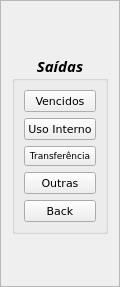
       <widget class="QFrame" name="Saida_Frame">
        <property name="geometry">
         <rect>
          <x>0</x>
          <y>0</y>
          <width>120</width>
          <height>287</height>
         </rect>
        </property>
        <property name="autoFillBackground">
         <bool>true</bool>
        </property>
        <property name="frameShape">
         <enum>QFrame::StyledPanel</enum>
        </property>
        <property name="frameShadow">
         <enum>QFrame::Raised</enum>
        </property>
        <layout class="QGridLayout" name="gridLayout_14">
         <item row="0" column="0">
          <widget class="QGroupBox" name="SaidaMenu">
           <property name="enabled">
            <bool>true</bool>
           </property>
           <property name="sizePolicy">
            <sizepolicy hsizetype="Fixed" vsizetype="Fixed">
             <horstretch>0</horstretch>
             <verstretch>0</verstretch>
            </sizepolicy>
           </property>
           <property name="minimumSize">
            <size>
             <width>10</width>
             <height>0</height>
            </size>
           </property>
           <property name="sizeIncrement">
            <size>
             <width>0</width>
             <height>0</height>
            </size>
           </property>
           <property name="font">
            <font>
             <family>Sitka Display</family>
             <pointsize>11</pointsize>
             <weight>75</weight>
             <italic>true</italic>
             <bold>true</bold>
             <strikeout>false</strikeout>
             <kerning>true</kerning>
            </font>
           </property>
           <property name="title">
            <string>Saídas</string>
           </property>
           <property name="alignment">
            <set>Qt::AlignCenter</set>
           </property>
           <layout class="QGridLayout" name="gridLayout_15">
            <item row="3" column="0">
             <widget class="QPushButton" name="SaidOutr_Button">
              <property name="font">
               <font>
                <family>Verdana</family>
                <pointsize>8</pointsize>
                <weight>50</weight>
                <italic>false</italic>
                <bold>false</bold>
               </font>
              </property>
              <property name="text">
               <string>Outras</string>
              </property>
             </widget>
            </item>
            <item row="0" column="0">
             <widget class="QPushButton" name="Vencidos_Button">
              <property name="font">
               <font>
                <family>Verdana</family>
                <pointsize>8</pointsize>
                <weight>50</weight>
                <italic>false</italic>
                <bold>false</bold>
               </font>
              </property>
              <property name="text">
               <string>Vencidos</string>
              </property>
             </widget>
            </item>
            <item row="1" column="0">
             <widget class="QPushButton" name="UsoInt_Button">
              <property name="font">
               <font>
                <family>Verdana</family>
                <pointsize>8</pointsize>
                <weight>50</weight>
                <italic>false</italic>
                <bold>false</bold>
               </font>
              </property>
              <property name="text">
               <string>Uso Interno</string>
              </property>
             </widget>
            </item>
            <item row="6" column="0">
             <widget class="QPushButton" name="SaidBack_Button">
              <property name="font">
               <font>
                <family>Verdana</family>
                <pointsize>8</pointsize>
                <weight>50</weight>
                <italic>false</italic>
                <bold>false</bold>
               </font>
              </property>
              <property name="text">
               <string>Back</string>
              </property>
             </widget>
            </item>
            <item row="2" column="0">
             <widget class="QPushButton" name="Transf_Button">
              <property name="font">
               <font>
                <family>Verdana</family>
                <pointsize>7</pointsize>
                <weight>50</weight>
                <italic>false</italic>
                <bold>false</bold>
               </font>
              </property>
              <property name="text">
               <string>Transferência</string>
              </property>
             </widget>
            </item>
           </layout>
          </widget>
         </item>
        </layout>
       </widget>
